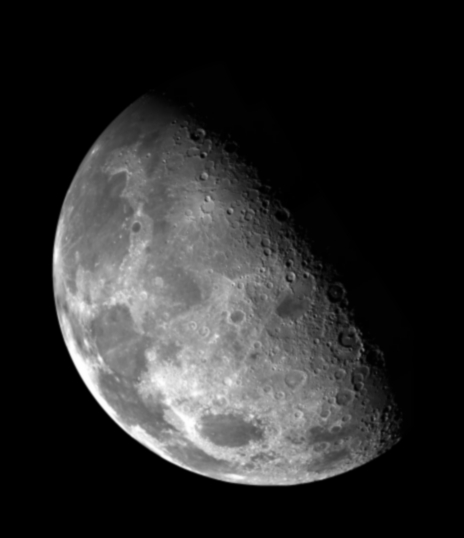
#> input picture exp5/moon.jpg, 464 x 538 px
$ python cv2Laplace_Sobel.py   (older library calls are emulated)
#> lines starting #> are read from the running program, lines starting #| are printed output that depends on the picture
import cv2
import numpy as np
from matplotlib import pyplot as plt

img = cv2.imread('moon.jpg', 0)
#> img is the input picture: shape (538, 464); min 0, max 255, mean 42.6
#cv2.CV_64F 输出图像的深度（数据类型），可以使用-1, 与原图像保持一致 np.uint8
Laplacian = cv2.Laplacian(img, cv2.CV_64F)
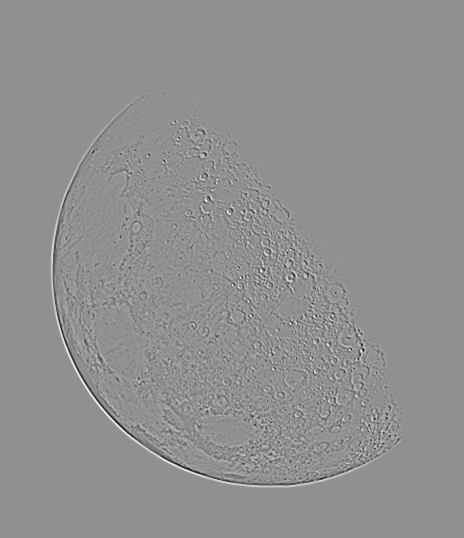
#> Laplacian: shape (538, 464) float64; min -107, max 82, mean 0; drawn with min black and max white
# 参数 1,0 为只在 x 方向求一阶导数，最大可以求 2 阶导数。
sobelx = cv2.Sobel(img, cv2.CV_64F, 1, 0, ksize=5)
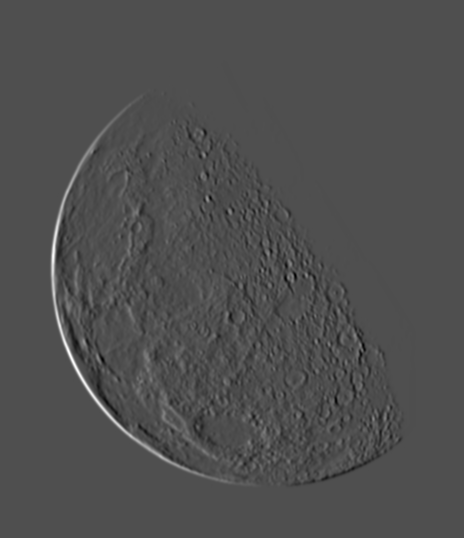
#> sobelx: shape (538, 464) float64; min -4254, max 9446, mean 0; drawn with min black and max white
# 参数 0,1 为只在 y 方向求一阶导数，最大可以求 2 阶导数。
sobely = cv2.Sobel(img, cv2.CV_64F, 0, 1, ksize=5)
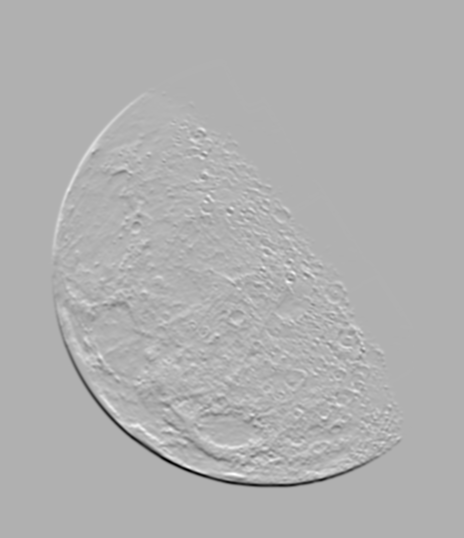
#> sobely: shape (538, 464) float64; min -8982, max 3977, mean 0; drawn with min black and max white

plt.subplot(221), plt.imshow(img, cmap='gray')
plt.title('original'), plt.xticks([]), plt.yticks([])
plt.subplot(222), plt.imshow(Laplacian, cmap='gray')
plt.title('Laplacian'), plt.xticks([]), plt.yticks([])
plt.subplot(223), plt.imshow(sobelx, cmap='gray')
plt.title('Sobel X'), plt.xticks([]), plt.yticks([])
plt.subplot(224), plt.imshow(sobely, cmap='gray')
plt.title('Sobel Y'), plt.xticks([]), plt.yticks([])
plt.show()
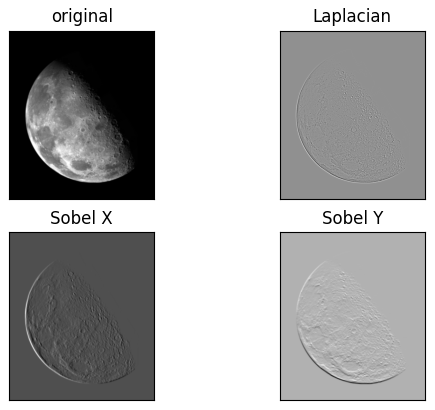
#> figure drawn by matplotlib, 4 panels
'''
sub = img - Laplacian
cv2.imshow('sub', sub)
cv2.waitKey(0)
cv2.destroyAllWindows()
'''
